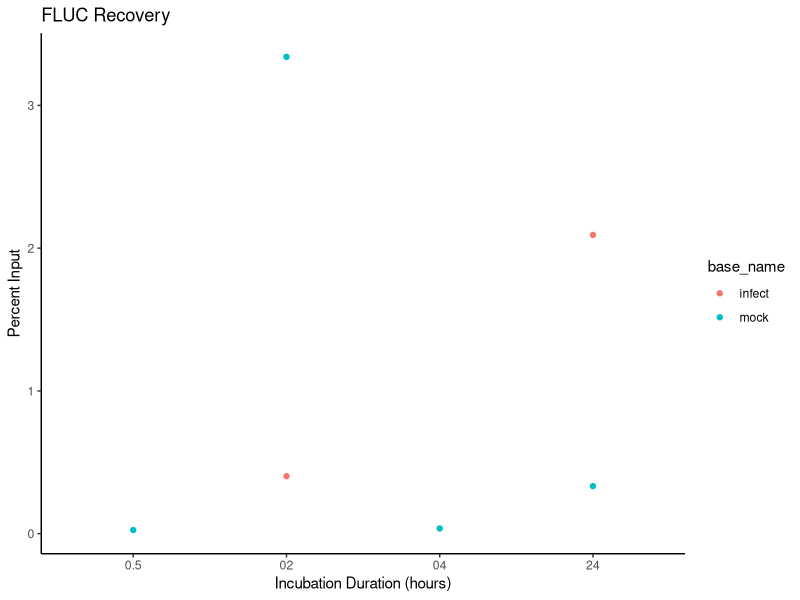
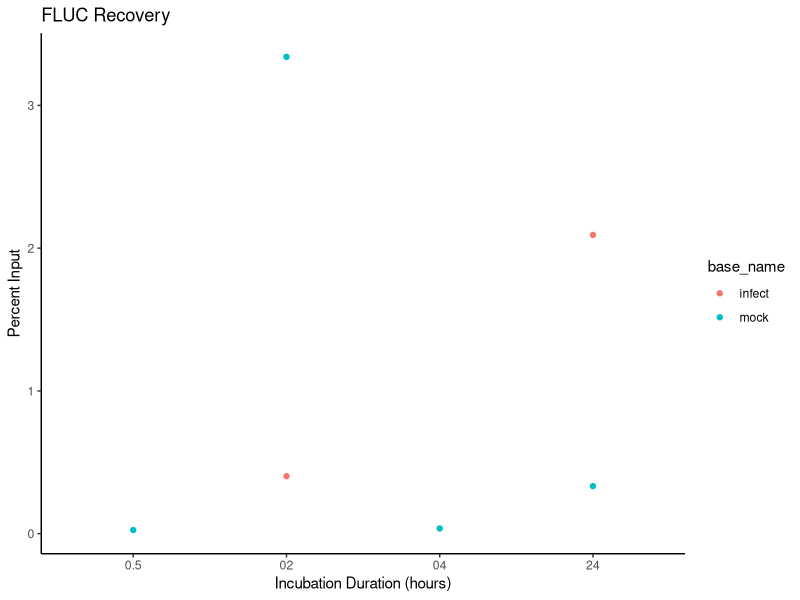

Generate these figures, in order, with R:
library(dplyr)
library(tidyverse)
library(ggplot2)

df <- read.csv("TN069/69.1/TN069.1_filtered.csv")
df <- df %>%
  group_by(Sample.Name, Target.Name) %>%
  summarize(CT = mean(CT, na.rm = FALSE), .groups = "drop") %>%
  separate(Sample.Name, into = c("base_name", "timepoint", "type"), sep = "_") %>%
  pivot_wider(names_from = type, values_from = CT) %>%
  # calculate fold change using input dilution factor
  mutate(fc = 0.2 * 2^(input - enrich)) %>%
  mutate(log2fc = log2(fc)) %>%
  mutate(percent_input = fc * 100)
write.csv(df, "TN069/69.1/69.1_results.csv", row.names = FALSE)

# filter for FLUC only
fluc <- df %>%
  filter(Target.Name == "FFLUC") %>%
  select(base_name, timepoint, percent_input)

# Plot FLUC percent input
p <- ggplot(fluc, aes(x = timepoint, y = percent_input, color = base_name)) +
  geom_point() +
  theme_classic() +
  labs(title = "FLUC Recovery",
       x = "Incubation Duration (hours)",
       y = "Percent Input"
  )
print(p)
ggsave("TN069/69.1/69.1_fluc_percent_input.png", plot = p, width = 8, height = 5, dpi = 300)


